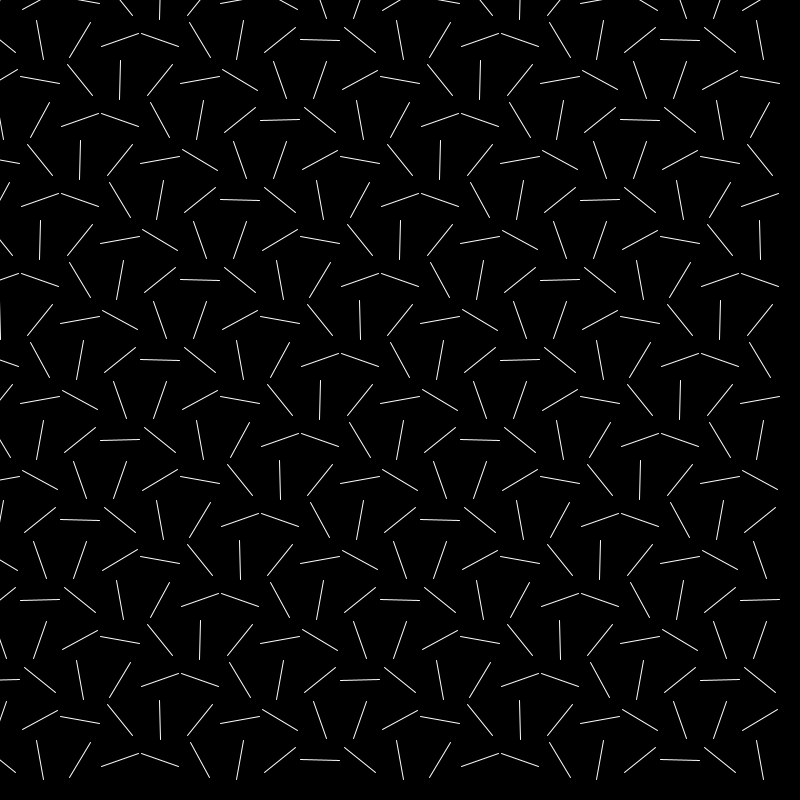
Frame 1 (no input)
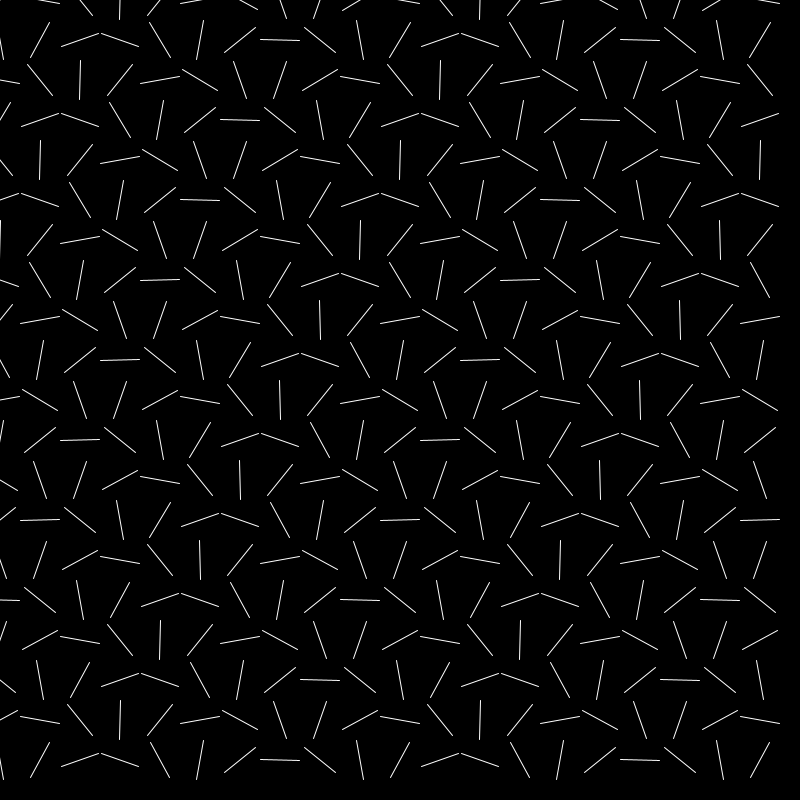
Frame 60 (the mouse pressed at the canvas centre just before this capture)
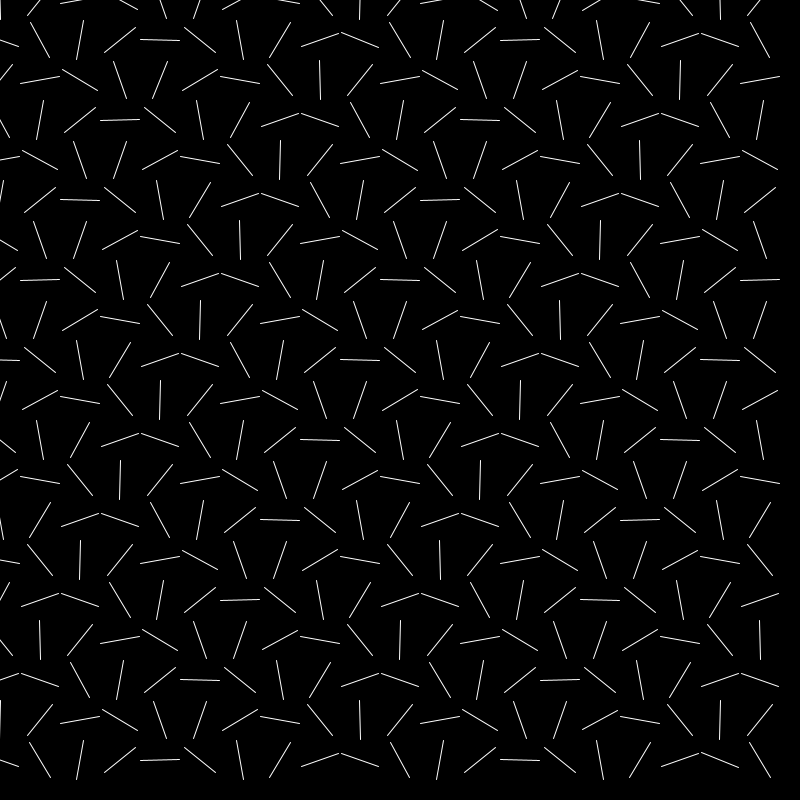
Frame 120 (the mouse held since frame 60 and released just before this capture)

The Processing sketch that drew these frames (run headless with seeded random() and noise(); from frame 60 on, the mouse is pressed at the canvas centre):

// Processing sketch: w06_03_2dArrays3
// ── w06_03_2dArrays3.pde
int gridW = 20;
int gridH = 20;
float xPos = -50;
float yPos = 0;

float[][] angles = new float[gridW][gridH];

void setup() {
  size(800, 800);
  stroke(255);
  for (int i = 0; i < gridW; i++) {
    for (int j = 0; j < gridH; j++) {
      angles[i][j] = i*j;
      translate(width/2, height/2);
      rotate(angles[i][j]);
    }
  }
}

void draw() {
  background(0);
  
  for (int i = 0; i < gridW; i++) {
    for (int j = 0; j < gridH; j++) {
      pushMatrix();
      translate(i * width/gridW, j * height/gridH);
      rotate(radians(xPos*5));
      line(-width/gridW*0.5, 0, width/gridW*0.5, 0);
      popMatrix();
       xPos = xPos-50;
    }
  }
}
